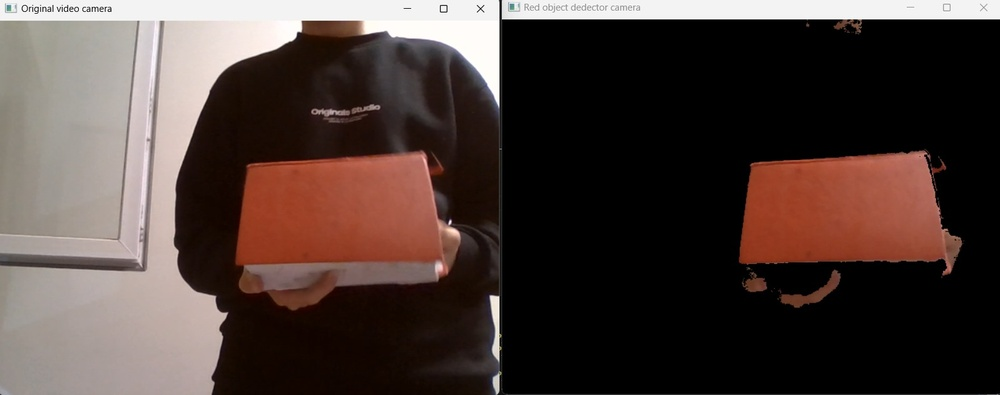
#> input picture odev2code/odev2image.jpg, 1000 x 395 px, shrunk from 1598 x 632 before the run, given in place of the camera
$ python odev2.py
#> lines starting #> are read from the running program, lines starting #| are printed output that depends on the picture; after the words box and inside, x2 and y2 are one past the last pixel; in counts of white or black regions, pixels touching at a corner belong together
import cv2
import numpy as np

cap = cv2.VideoCapture(0)

while True:
    ret, frame = cap.read()
#> frame is the input picture: shape (395, 1000, 3); mean B, G, R 56.9, 61.4, 75.6

    hsv = cv2.cvtColor(frame, cv2.COLOR_BGR2HSV)
#> hsv: shape (395, 1000, 3); mean H, S, V 10.4, 64.8, 75.7

    lower_red = np.array([0, 100, 100])
    upper_red = np.array([10, 255, 255])
    red_mask=cv2.inRange(hsv,lower_red,upper_red)
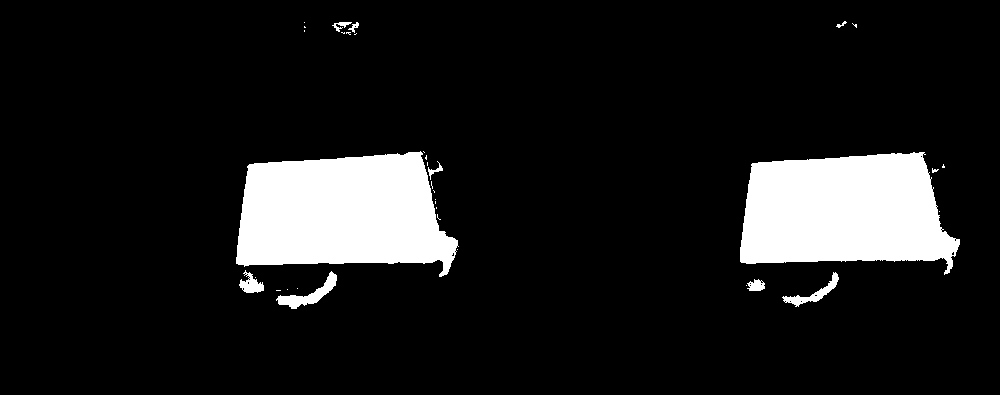
#> red_mask: shape (395, 1000); 10.9% white; 35 white regions (25 under 20 px), largest, box (x1, y1, x2, y2) and area: (236, 151, 459, 277) 20808, (740, 152, 960, 275) 20286, (276, 271, 337, 309) 677

    lower_red = np.array([170, 100, 100])
    upper_red = np.array([180, 255, 255])
    red_mask1=cv2.inRange(hsv,lower_red,upper_red)
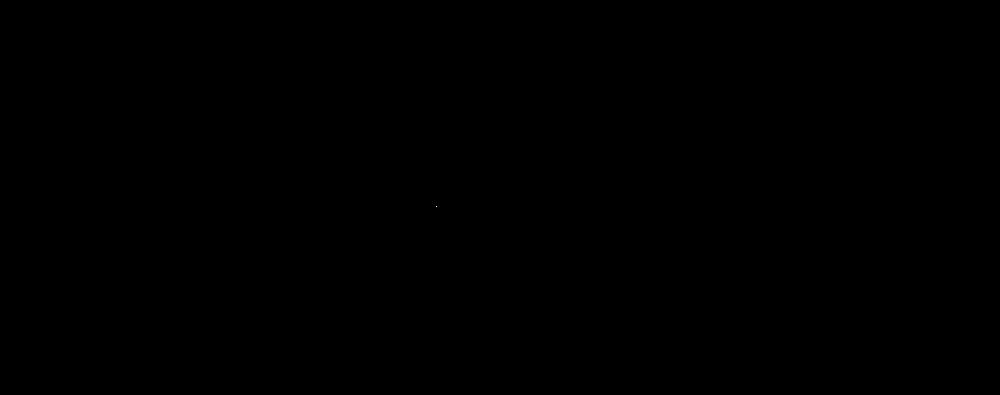
#> red_mask1: shape (395, 1000); 0% white in thin lines or dots, all inside (x1, y1, x2, y2) = (436, 206, 437, 207)

    real_red_mask = red_mask+red_mask1

    result = cv2.bitwise_and(frame, frame, mask=real_red_mask)
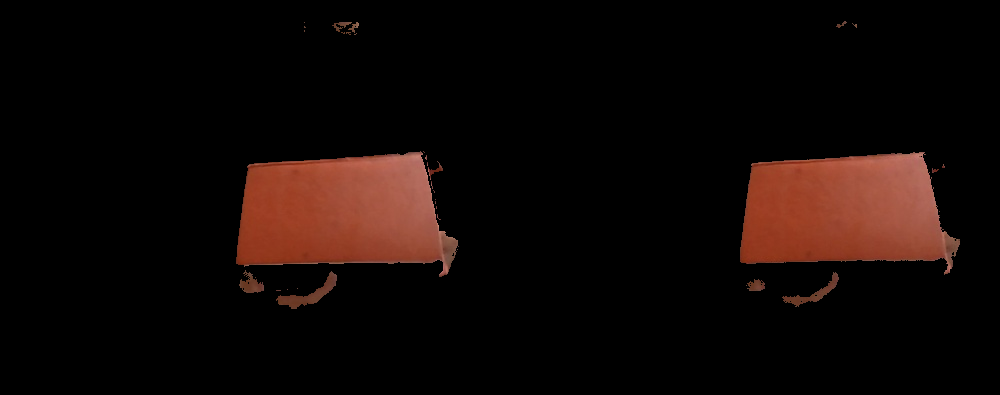
#> result: shape (395, 1000, 3); mean B, G, R 5.8, 8.1, 16.9


    cv2.imshow("Original video camera", frame)
    cv2.imshow("Red object dedector camera", frame)


    if cv2.waitKey(1) & 0xFF == ord('q'):
#> (key q is pressed here)
        break

cap.release()
cv2.destroyAllWindows()
